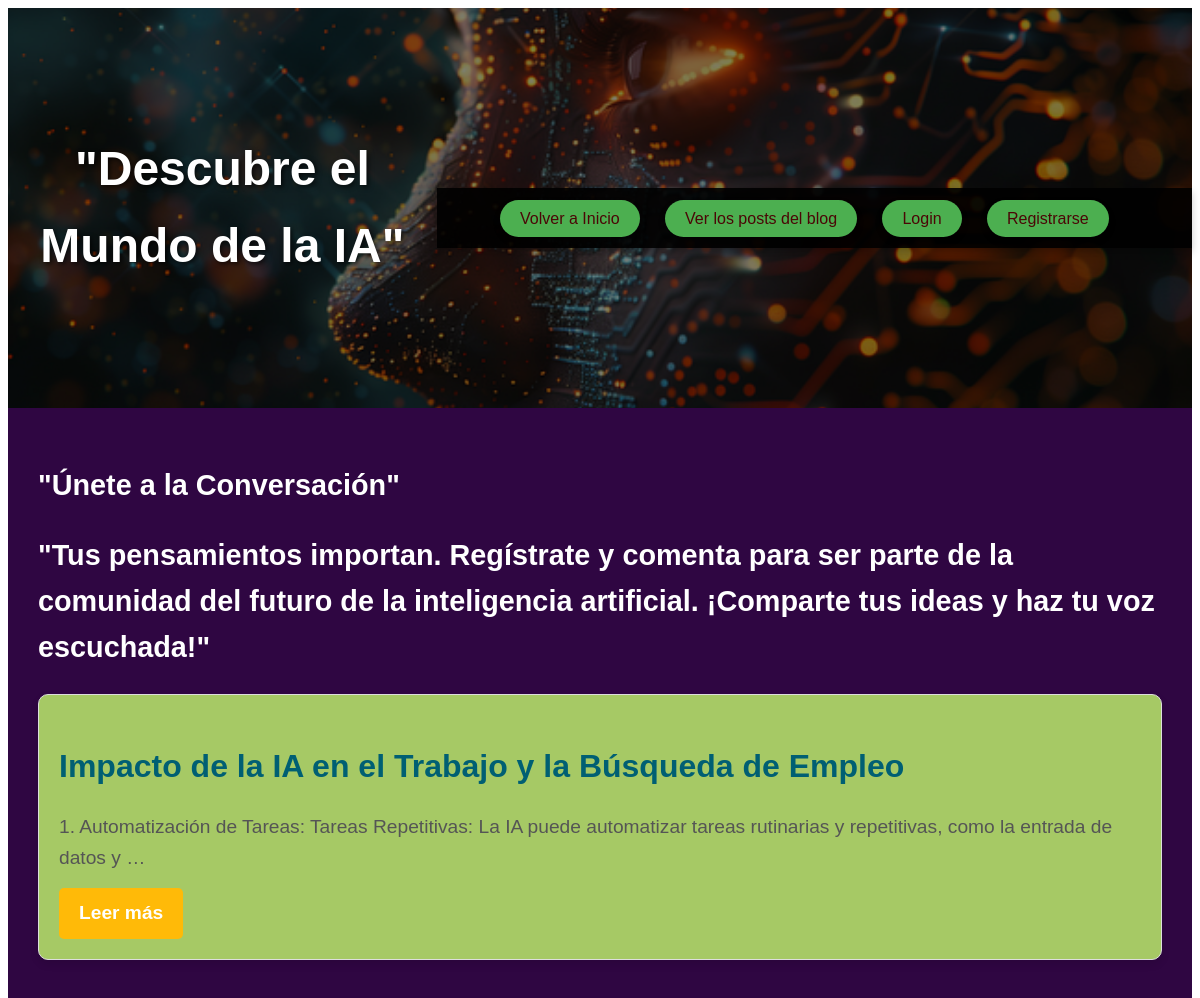
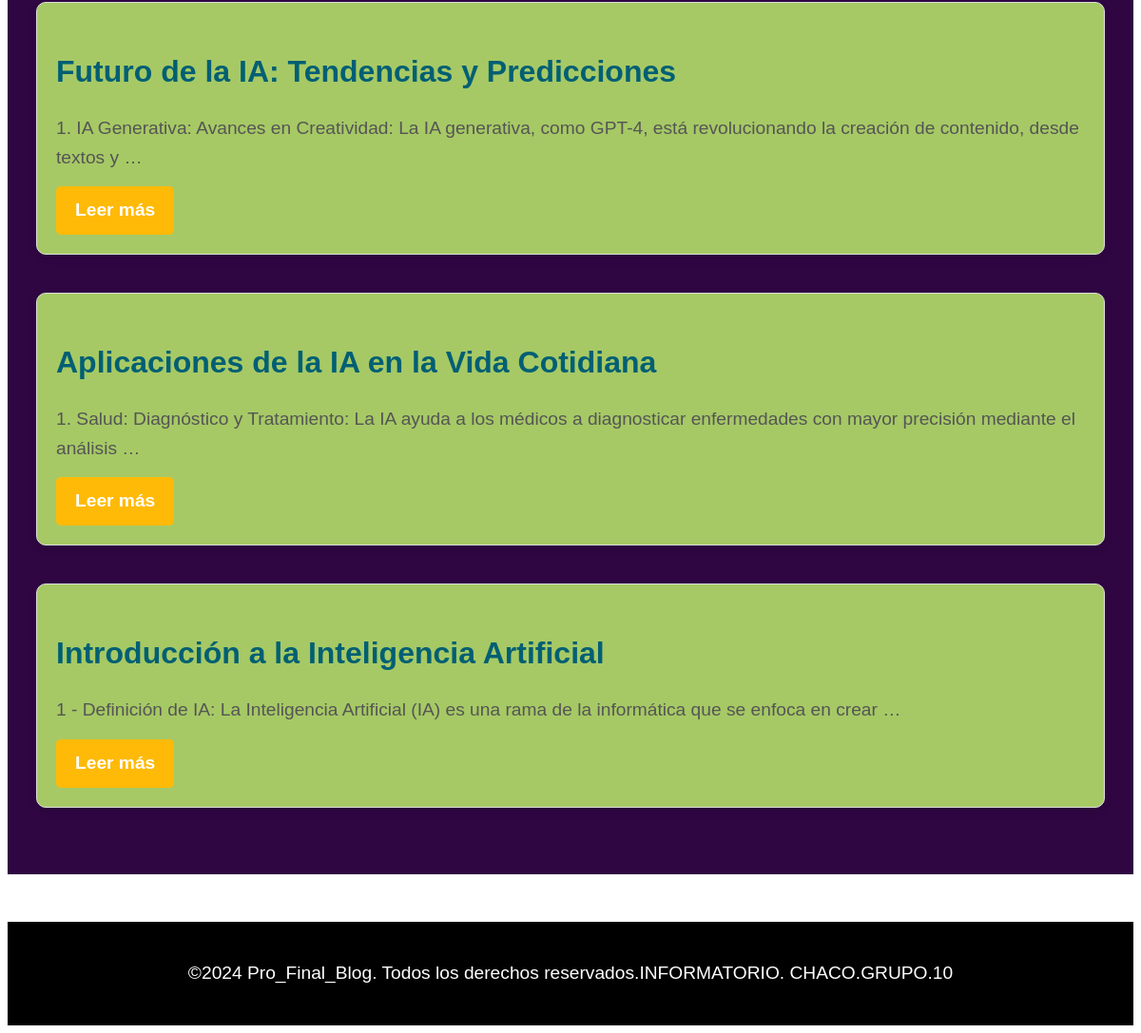
Screenshot of /blog/ with the database file from the repository (2 pictures, top to bottom).
### blog/models.py (models this page shows, shortened)
class Post(models.Model):
    titulo = models.CharField(max_length=200)
    contenido = models.TextField()
    fecha_publicacion = models.DateTimeField(auto_now_add=True)
    imagen = models.ImageField(upload_to='posts/', blank=True, null=True)
    autor = models.ForeignKey(User, on_delete=models.CASCADE, null=True, blank=True)

### blog/views.py (the view)
# urls.py: path('blog/', views.lista_posts, name='lista_posts'),  # Lista de posts
def lista_posts(request):
    posts = Post.objects.all().order_by('-id')
    return render(request, 'blog/lista_posts.html', {'posts': posts})

### blog/templates/blog/lista_posts.html (shortened to what this page needs)
{% load static %}
<!DOCTYPE html>
<html lang="es">
<head>
    <link rel="stylesheet" href="{% static 'blog/style.css' %}">
</head>
<body>
    <header class="cabecera">
        <div class="titulo-cabecera">
            <h1>"Descubre el Mundo de la IA"</h1>
        </div>
        <div class="menu">
            <nav>
                <ul>
                    <li><a href="{% url 'blog:index' %}">Volver a Inicio</a></li>
                    <li><a href="{% url 'blog:lista_posts' %}">Ver los posts del blog</a></li>
                    <li><a href="{% url 'blog:login' %}">Login</a></li>
                    <li><a href="{% url 'blog:register' %}">Registrarse</a></li>
                </ul>
            </nav>
        </div>
    </header>
    <section class="contenido">
        <h2>"Únete a la Conversación"</h2>
        <h2>"Tus pensamientos importan. Regístrate y comenta para ser parte de
            la comunidad del futuro de la inteligencia artificial.
             ¡Comparte tus ideas y haz tu voz escuchada!"</h2>
        {% for post in posts %}
            <div class="post">
                <h2>{{ post.titulo }}</h2>
                <p>{{ post.contenido|truncatewords:20 }}</p>
                <a class="btn" href="{% url 'blog:detalle_post' post.id %}">Leer más</a>
            </div>
        {% empty %}
            <p>No hay posts disponibles.</p>
        {% endfor %}
    </section>
    <footer style="background-color: #000; color: #fff; text-align: center; padding: 20px;">
        <p>©2024 Pro_Final_Blog. Todos los derechos reservados.INFORMATORIO. CHACO.GRUPO.10</p>
    </footer>
</body>
</html>

### blog/static/blog/style.css (style rules this page uses)
body, h3, h4, h5 { font-family: 'Arial', sans-serif; font-size: 1.2rem; color: white; line-height: 1.6; }
.cabecera { background-image: url("/static/blog/images/por.hojo2.webp"); background-size: cover; background-position: center; height: 400px; display: flex; justify-content: center; align-items: center; position: relative; color: white; text-align: center; }
.cabecera h1 { font-size: 3rem; font-weight: bold; text-shadow: 2px 2px 5px rgba(0, 0, 0, 0.7); position: relative; z-index: 1; }
.cabecera::before { content: ''; position: absolute; top: 0; left: 0; width: 100%; height: 100%; background-color: rgba(0, 0, 0, 0.5); z-index: 0; }
.menu { position: relative; width: 100%; background-color: rgba(0, 0, 0, 0.9); z-index: 10; padding: 15px 0; text-align: center; margin-top: 20px; box-shadow: 0 4px 8px rgba(0, 0, 0, 0.2); }
.menu ul { list-style: none; margin: 0; padding: 0; }
.menu ul li { display: inline-block; margin-right: 20px; }
.menu ul li a { color: rgb(75, 6, 6); text-decoration: none; padding: 10px 20px; background-color: #4CAF50; border-radius: 30px; font-size: 1rem; transition: background-color 0.3s, transform 0.3s; box-shadow: 0 4px 6px rgba(0, 0, 0, 0.3); }
.contenido { padding: 30px; background-color: #2f0642; max-width: 1200px; margin: 0 auto; }
.post { background-color: #a6c965; border: 1px solid #ddd; border-radius: 10px; box-shadow: 0 4px 8px rgba(0, 0, 0, 0.1); padding: 20px; margin-bottom: 40px; transition: transform 0.3s ease; }
.post h2 { font-size: 2rem; color: #005f73; margin-bottom: 15px; }
.post p { font-size: 1.2rem; color: #555; margin-bottom: 15px; }
.btn { display: inline-block; padding: 10px 20px; background-color: #ffba08; color: #fff; text-decoration: none; border-radius: 5px; font-weight: bold; transition: background-color 0.3s ease; }
footer { background-color: #005f73; color: #fff; text-align: center; padding: 20px; margin-top: 50px; }

### rows the page displays
Post: titulo "Impacto de la IA en el Trabajo y la Búsqueda de Empleo", contenido "1. Automatización de Tareas: Tareas Repetitivas: La IA puede automatizar tareas rutinarias y repetitivas, como la entrada de datos y …"
Post: titulo "Futuro de la IA: Tendencias y Predicciones", contenido "1. IA Generativa: Avances en Creatividad: La IA generativa, como GPT-4, está revolucionando la creación de contenido, desde textos y …"
Post: titulo "Aplicaciones de la IA en la Vida Cotidiana", contenido "1. Salud: Diagnóstico y Tratamiento: La IA ayuda a los médicos a diagnosticar enfermedades con mayor precisión mediante el análisis …"
Post: titulo "Introducción a la Inteligencia Artificial", contenido "1 - Definición de IA: La Inteligencia Artificial (IA) es una rama de la informática que se enfoca en crear …"
